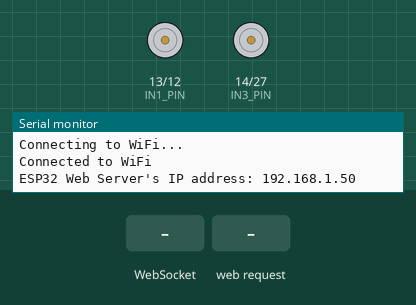
A sketch run on a simulated ESP32. Shown: motor-driver pin pairs drawn as motors (green arrow = first pin HIGH = forward, orange = second pin HIGH = backward, longer = more drive, scaled by the enable pin), the last lines printed to the serial monitor. Inputs (shaded band) come from the test bench. WiFi joins after 1.5 s; servers stay silent unless stated.

Above: at 3.2 s.
3.3 s: WebSocket text "1" received
At 4.5 s:
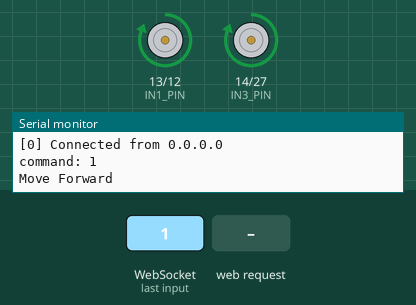
4.8 s: HTTP request GET / received
6.3 s: WebSocket text "5" received
Timing chart, 0 to 9.3 s (numbered marks = the images above; inputs shaded):
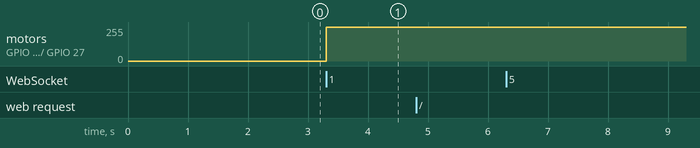

The sketch:

exp32.ino
```cpp
#include <WiFi.h>
#include <ESPAsyncWebServer.h>
#include <WebSocketsServer.h>
#include "index.h"

#define CMD_STOP 0
#define CMD_FORWARD 1
#define CMD_BACKWARD 2
#define CMD_LEFT 4
#define CMD_RIGHT 8

#define ENA_PIN 5
#define IN1_PIN 13
#define IN2_PIN 12
#define IN3_PIN 14
#define IN4_PIN 27
#define ENB_PIN 18

const char* ssid = "**********";
const char* password = "*********";

AsyncWebServer server(80);
WebSocketsServer webSocket = WebSocketsServer(81);

void webSocketEvent(uint8_t num, WStype_t type, uint8_t* payload, size_t length) {
  switch (type) {
    case WStype_DISCONNECTED:
      Serial.printf("[%u] Disconnected!\n", num);
      break;
    case WStype_CONNECTED:
      {
        IPAddress ip = webSocket.remoteIP(num);
        Serial.printf("[%u] Connected from %d.%d.%d.%d\n", num, ip[0], ip[1], ip[2], ip[3]);
      }
      break;
    case WStype_TEXT:

      String angle = String((char*)payload);
      int command = angle.toInt();
      Serial.print("command: ");
      Serial.println(command);

      switch (command) {
        case CMD_STOP:
          Serial.println("Stop");
          CAR_stop();
          break;
        case CMD_FORWARD:
          Serial.println("Move Forward");
          CAR_moveForward();
          break;
        case CMD_BACKWARD:
          Serial.println("Move Backward");
          CAR_moveBackward();
          break;
        case CMD_LEFT:
          Serial.println("Turn Left");
          CAR_turnLeft();
          break;
        case CMD_RIGHT:
          Serial.println("Turn Right");
          CAR_turnRight();
          break;
        default:
          Serial.println("Unknown command");
      }

      break;
  }
}

void setup() {
  Serial.begin(9600);

  pinMode(ENA_PIN, OUTPUT);
  pinMode(IN1_PIN, OUTPUT);
  pinMode(IN2_PIN, OUTPUT);
  pinMode(IN3_PIN, OUTPUT);
  pinMode(IN4_PIN, OUTPUT);
  pinMode(ENB_PIN, OUTPUT);

  digitalWrite(ENA_PIN, HIGH);
  digitalWrite(ENB_PIN, HIGH);

  // Connect to Wi-Fi
  WiFi.begin(ssid, password);
  while (WiFi.status() != WL_CONNECTED) {
    delay(1000);
    Serial.println("Connecting to WiFi...");
  }
  Serial.println("Connected to WiFi");


  webSocket.begin();
  webSocket.onEvent(webSocketEvent);


  server.on("/", HTTP_GET, [](AsyncWebServerRequest* request) {
    Serial.println("Web Server: received a web page request");
    String html = HTML_CONTENT;
    request->send(200, "text/html", html);
  });

  server.begin();
  Serial.print("ESP32 Web Server's IP address: ");
  Serial.println(WiFi.localIP());
}

void loop() {
  webSocket.loop();

}

void CAR_moveForward() {
  digitalWrite(IN1_PIN, HIGH);
  digitalWrite(IN2_PIN, LOW);
  digitalWrite(IN3_PIN, HIGH);
  digitalWrite(IN4_PIN, LOW);
}

void CAR_moveBackward() {
  digitalWrite(IN1_PIN, LOW);
  digitalWrite(IN2_PIN, HIGH);
  digitalWrite(IN3_PIN, LOW);
  digitalWrite(IN4_PIN, HIGH);
}

void CAR_turnLeft() {
  digitalWrite(IN1_PIN, HIGH);
  digitalWrite(IN2_PIN, LOW);
  digitalWrite(IN3_PIN, LOW);
  digitalWrite(IN4_PIN, LOW);
}

void CAR_turnRight() {
  digitalWrite(IN1_PIN, LOW);
  digitalWrite(IN2_PIN, LOW);
  digitalWrite(IN3_PIN, HIGH);
  digitalWrite(IN4_PIN, LOW);
}

void CAR_stop() {
  digitalWrite(IN1_PIN, LOW);
  digitalWrite(IN2_PIN, LOW);
  digitalWrite(IN3_PIN, LOW);
  digitalWrite(IN4_PIN, LOW);
}
```

index.h
```cpp
const char *HTML_CONTENT = R"=====(
<!DOCTYPE html>
<html>
<head>
<title>ESP32 Control Car via Web</title>
<meta name="viewport" content="width=device-width, initial-scale=0.7, maximum-scale=1, user-scalable=no">
<style type="text/css">
body { text-align: center; font-size: 24px;}
button { text-align: center; font-size: 24px;}
#container {
    margin-right: auto;
    margin-left: auto;
  width: 400px;
    height: 400px;
    position: relative;
    margin-bottom: 10px;
}
div[class^='button'] { position: absolute; }
.button_up, .button_down { width:214px; height:104px;}
.button_left, .button_right { width:104px; height:214px;}
.button_stop { width:178px; height:178px;}
.button_up {
    background: url('https://esp32io.com/images/tutorial/up_inactive.png') no-repeat;
  background-size: contain;
    left: 200px;
    top: 0px;
  transform: translateX(-50%);
}

.button_down {
    background: url('https://esp32io.com/images/tutorial/down_inactive.png') no-repeat;
  background-size: contain;
    left:200px;
    bottom: 0px;
  transform: translateX(-50%);
}

.button_right {
    background: url('https://esp32io.com/images/tutorial/right_inactive.png') no-repeat;
  background-size: contain;
    right: 0px;
    top: 200px;
  transform: translateY(-50%);
}

.button_left {
    background: url('https://esp32io.com/images/tutorial/left_inactive.png') no-repeat;
  background-size: contain;
    left:0px;
    top: 200px;
  transform: translateY(-50%);
}

.button_stop {
  background: url('https://esp32io.com/images/tutorial/stop_inactive.png') no-repeat;
  background-size: contain;
    left:200px;
    top: 200px;
  transform: translate(-50%, -50%);
}
</style>
<script>
var CMD_STOP     = 0;
var CMD_FORWARD  = 1;
var CMD_BACKWARD = 2;
var CMD_LEFT     = 4;
var CMD_RIGHT    = 8;
var img_name_lookup = {
  [CMD_STOP]:     "stop",
  [CMD_FORWARD]:  "up",
  [CMD_BACKWARD]: "down",
  [CMD_LEFT]:     "left",
  [CMD_RIGHT]:    "right"
}
var ws = null;

function init()
{

  var container = document.querySelector("#container");
    container.addEventListener("touchstart", mouse_down);
    container.addEventListener("touchend", mouse_up);
    container.addEventListener("touchcancel", mouse_up);
    container.addEventListener("mousedown", mouse_down);
    container.addEventListener("mouseup", mouse_up);
    container.addEventListener("mouseout", mouse_up);
}
function ws_onmessage(e_msg)
{
    e_msg = e_msg || window.event; // MessageEvent

    //alert("msg : " + e_msg.data);
}
function ws_onopen()
{
  document.getElementById("ws_state").innerHTML = "OPEN";
  document.getElementById("wc_conn").innerHTML = "Disconnect";
}
function ws_onclose()
{
  document.getElementById("ws_state").innerHTML = "CLOSED";
  document.getElementById("wc_conn").innerHTML = "Connect";
  console.log("socket was closed");
  ws.onopen = null;
  ws.onclose = null;
  ws.onmessage = null;
  ws = null;
}
function wc_onclick()
{
  if(ws == null)
  {
    ws = new WebSocket("ws://" + window.location.host + ":81");
    document.getElementById("ws_state").innerHTML = "CONNECTING";

    ws.onopen = ws_onopen;
    ws.onclose = ws_onclose;
    ws.onmessage = ws_onmessage;
  }
  else
    ws.close();
}
function mouse_down(event)
{
  if (event.target !== event.currentTarget)
  {
    var id = event.target.id;
    send_command(id);
    event.target.style.backgroundImage = "url('https://esp32io.com/images/tutorial/" + img_name_lookup[id] + "_active.png')";
    }
    event.stopPropagation();
    event.preventDefault();
}

function mouse_up(event)
{
  if (event.target !== event.currentTarget)
  {
    var id = event.target.id;
    send_command(CMD_STOP);
    event.target.style.backgroundImage = "url('https://esp32io.com/images/tutorial/" + img_name_lookup[id] + "_inactive.png')";
    }
    event.stopPropagation();
    event.preventDefault();
}
function send_command(cmd)
{
  if(ws != null)
    if(ws.readyState == 1)
      ws.send(cmd + "\r\n");
}

window.onload = init;
</script>
</head>
<body>
<h2>ESP32 - RC Car via Web</h2>
<div id="container">
  <div id="0" class="button_stop"></div>
    <div id="1" class="button_up"></div>
    <div id="2" class="button_down"></div>
    <div id="8" class="button_right"></div>
    <div id="4" class="button_left"></div>
</div>
<p>
WebSocket : <span id="ws_state" style="color:blue">closed</span><br>
</p>
<button id="wc_conn" type="button" onclick="wc_onclick();">Connect</button>
<br>
<br>
<div class="sponsor">Sponsored by <a href="https://amazon.com/diyables">DIYables</a></div>
</body>
</html>
)=====";
```

Measured:
- after the input at 3.3 s, motor on GPIO 13 (IN1_PIN) / GPIO 12 (IN2_PIN), motor on GPIO 14 (IN3_PIN) / GPIO 27 (IN4_PIN): stopped → forward 255/255 at once
